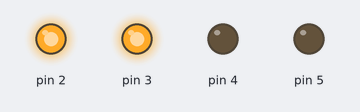
A sketch run on a simulated Arduino Uno, built with avr-gcc and run on an emulated ATmega328P. Parts: output pins drawn as LEDs (lit = HIGH).

Above: at 0.5 s.
At 1.5 s:
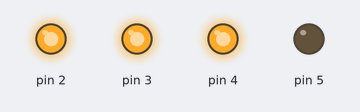
At 2.5 s:
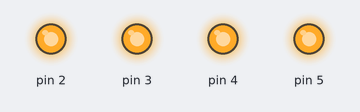
At 5.5 s:
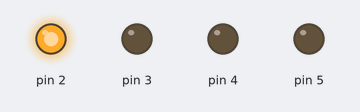
Timing chart, 0 to 6.9 s (numbered marks = the images above):
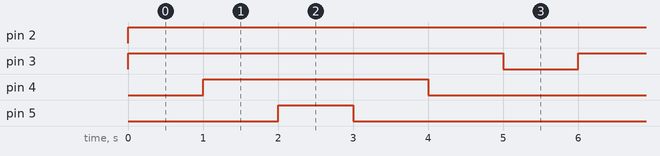

Measured:
- by itself, pin 2: LOW → HIGH at 0.00 s
- by itself, pin 3: alternates HIGH for 5.0 s and LOW for 1.0 s
- by itself, pin 4: alternates HIGH for 3.0 s and LOW for 3.0 s
- by itself, pin 5: alternates HIGH for 1.0 s and LOW for 5.0 s

The sketch:

hw3_201924530.ino
```cpp
void setup() {
  Serial.begin(9600);
  for (int i=2; i<6; i++){
    pinMode(i, OUTPUT);
    digitalWrite(i, LOW);
  }
}

void loop() {
  digitalWrite(2, HIGH);

  for (int i=3; i<6; i++){
    digitalWrite(i, HIGH);
    delay(1000);
  }
  for (int i=5; i>2; i--){
    digitalWrite(i, LOW);
    delay(1000);
  }
}
```
